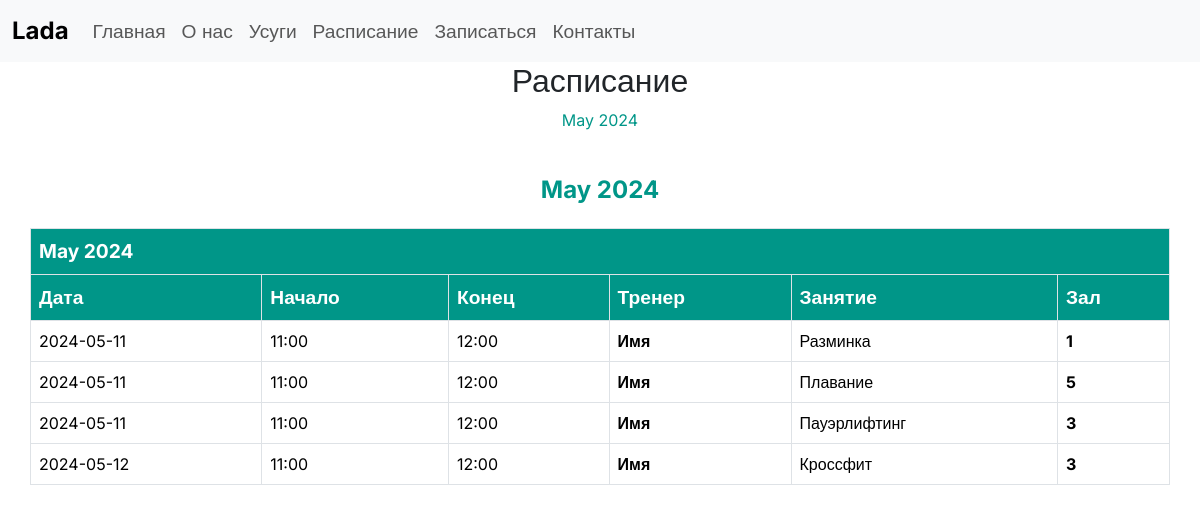
The app's page /schedule with its own data.
### main.py (models this page shows, shortened)
class Lesson(db.Model):
    id = db.Column(db.Integer, primary_key=True)
    date = db.Column(db.DateTime, nullable=False)
    start_time = db.Column(db.DateTime, nullable=False)
    end_time = db.Column(db.DateTime, nullable=False)
    trainer_id = db.Column(db.Integer, db.ForeignKey('trainer.id'), nullable=False)
    trainer = db.relationship("Trainer", back_populates="lessons")
    title = db.Column(db.String(100), nullable=False)
    category = db.Column(db.String(100), nullable=False)
    hall = db.Column(db.String(100), nullable=False)

class Trainer(db.Model):
    id = db.Column(db.Integer, primary_key=True, autoincrement=True)
    full_name = db.Column(db.String(100), nullable=False)
    position = db.Column(db.String(100), nullable=False)
    photo = db.Column(db.String(100), nullable=False)
    lessons = db.relationship("Lesson", back_populates="trainer")

### main.py (the view)
@app.route("/schedule")
def view_schedule_page():
    lessons = Lesson.query.order_by(Lesson.date, Lesson.start_time).all()
    schedule = defaultdict(lambda: defaultdict(list))
    for lesson in lessons:
        month = lesson.date.strftime('%B %Y')
        day = lesson.date.strftime('%Y-%m-%d')
        schedule[month][day].append(lesson)
    return render_template("schedule.html", title="Расписание", schedule=schedule)

### templates/schedule.html (shortened to what this page needs)
{% extends 'base.html' %}
{% block body %}
<div class="container schedule-container">
    <h2 class="text-center">Расписание</h2>
    <div class="schedule-month-list">
        {% for month, month_data in schedule|dictsort %}
            <div class="schedule-month-item">
                <a href="#{{ month }}">{{ month }}</a>
            </div>
        {% endfor %}
    </div>
    {% for month, month_data in schedule|dictsort %}
        <div id="{{ month }}" class="schedule-month-title">{{ month }}</div>
        <div class="schedule-table">
            <table class="table table-bordered">
                <thead>
                    <tr>
                        <th colspan="6">{{ month }}</th>
                    </tr>
                    <tr>
                        <th>Дата</th>
                        <th>Начало</th>
                        <th>Конец</th>
                        <th>Тренер</th>
                        <th>Занятие</th>
                        <th>Зал</th>
                    </tr>
                </thead>
                <tbody>
                    {% for date, lessons_list in month_data.items() %}
                        {% for lesson in lessons_list %}
                        <tr>
                            <td>{{ date }}</td>
                            <td>{{ lesson.start_time.strftime('%H:%M') }}</td>
                            <td>{{ lesson.end_time.strftime('%H:%M') }}</td>
                            <td class="schedule-trainer">{{ lesson.trainer.full_name }}</td>
                            <td class="schedule-lesson">{{ lesson.title }}</td>
                            <td class="schedule-hall">{{ lesson.hall }}</td>
                        </tr>
                        {% endfor %}
                    {% endfor %}
                </tbody>
            </table>
        </div>
    {% endfor %}
</div>
{% endblock %}

### templates/base.html (shortened to what this page needs)
<!doctype html>
<html lang="en">
<head>
    <link href="https://cdn.jsdelivr.net/npm/bootstrap@5.3.2/dist/css/bootstrap.min.css" rel="stylesheet">
</head>
<body>
    <header>
        <nav class="navbar navbar-expand-lg navbar-light bg-light">
            <div class="container-fluid">
                <a class="navbar-brand" href="#">Lada</a>
                <div class="collapse navbar-collapse" id="navbarSupportedContent">
                    <ul class="navbar-nav ml-auto">
                        <li class="nav-item active">
                            <a class="nav-link" href="{{ url_for('view_home') }}">Главная</a>
                        </li>
                        <li class="nav-item">
                            <a class="nav-link" href="{{ url_for('view_aboutUs_page') }}">О нас</a>
                        </li>
                        <li class="nav-item">
                            <a class="nav-link" href="{{ url_for('view_services_page') }}">Усуги</a>
                        </li>
                        <li class="nav-item">
                            <a class="nav-link" href="{{ url_for('view_schedule_page') }}">Расписание</a>
                        </li>
                        <li class="nav-item">
                            <a class="nav-link" href="{{ url_for('view_sign_up_page') }}">Записаться</a>
                        </li>
                        <li class="nav-item">
                            <a class="nav-link" href="{{ url_for('view_contacts_page') }}">Контакты</a>
                        </li>
                    </ul>
                </div>
            </div>
        </nav>
    </header>
    {% block body %}{% endblock %}
</body>
</html>

### records on screen
Lesson: date "2024-05-11", start_time "11:00", end_time "12:00", trainer.full_name "Имя", title "Разминка", hall "1"
Lesson: date "2024-05-11", start_time "11:00", end_time "12:00", trainer.full_name "Имя", title "Плавание", hall "5"
Lesson: date "2024-05-11", start_time "11:00", end_time "12:00", trainer.full_name "Имя", title "Пауэрлифтинг", hall "3"
Lesson: date "2024-05-12", start_time "11:00", end_time "12:00", trainer.full_name "Имя", title "Кроссфит", hall "3"

### other values on screen
{{ month }} "May 2024"
